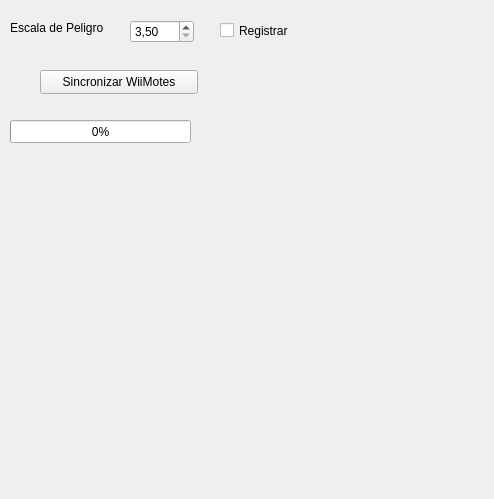
<?xml version="1.0" encoding="UTF-8"?>
<ui version="4.0">
 <class>MainWindow</class>
 <widget class="QMainWindow" name="MainWindow">
  <property name="geometry">
   <rect>
    <x>0</x>
    <y>0</y>
    <width>494</width>
    <height>499</height>
   </rect>
  </property>
  <property name="windowTitle">
   <string>Form1</string>
  </property>
  <property name="layoutDirection">
   <enum>Qt::LeftToRight</enum>
  </property>
  <widget class="QWidget" name="centralwidget">
   <widget class="QDoubleSpinBox" name="peligro">
    <property name="geometry">
     <rect>
      <x>130</x>
      <y>20</y>
      <width>64</width>
      <height>23</height>
     </rect>
    </property>
    <property name="locale">
     <locale language="Spanish" country="Chile"/>
    </property>
    <property name="minimum">
     <double>3.500000000000000</double>
    </property>
    <property name="maximum">
     <double>10.990000000000000</double>
    </property>
    <property name="singleStep">
     <double>0.010000000000000</double>
    </property>
   </widget>
   <widget class="QLabel" name="label">
    <property name="geometry">
     <rect>
      <x>10</x>
      <y>20</y>
      <width>108</width>
      <height>16</height>
     </rect>
    </property>
    <property name="text">
     <string>Escala de Peligro</string>
    </property>
   </widget>
   <widget class="QPushButton" name="sincronizar">
    <property name="geometry">
     <rect>
      <x>40</x>
      <y>70</y>
      <width>158</width>
      <height>24</height>
     </rect>
    </property>
    <property name="text">
     <string>Sincronizar WiiMotes</string>
    </property>
   </widget>
   <widget class="QCheckBox" name="checkBox">
    <property name="geometry">
     <rect>
      <x>220</x>
      <y>20</y>
      <width>89</width>
      <height>21</height>
     </rect>
    </property>
    <property name="text">
     <string>Registrar</string>
    </property>
   </widget>
   <widget class="QProgressBar" name="progress">
    <property name="geometry">
     <rect>
      <x>10</x>
      <y>120</y>
      <width>181</width>
      <height>23</height>
     </rect>
    </property>
    <property name="value">
     <number>0</number>
    </property>
    <property name="orientation">
     <enum>Qt::Horizontal</enum>
    </property>
   </widget>
  </widget>
 </widget>
 <resources/>
 <connections/>
</ui>
